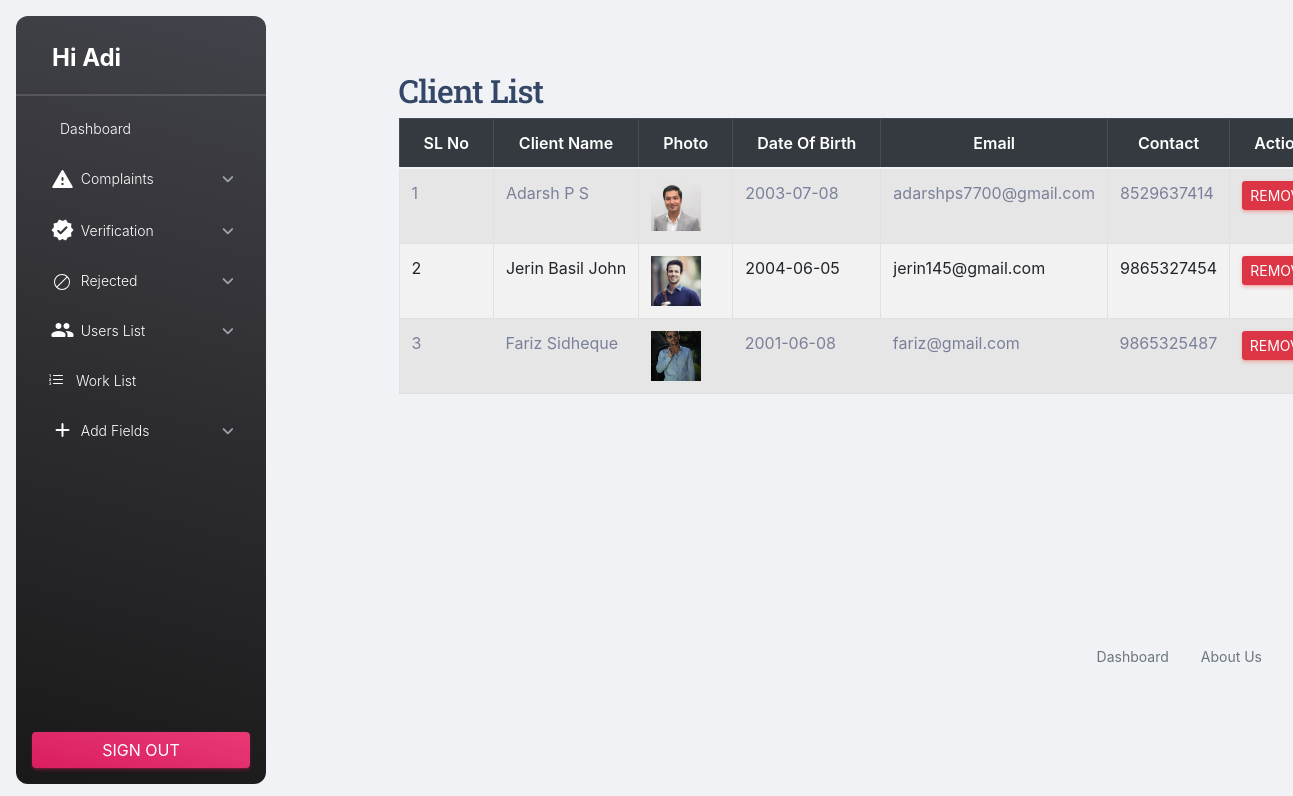
Before: /Admin/Clientlist.php (signed in) with the older database file.
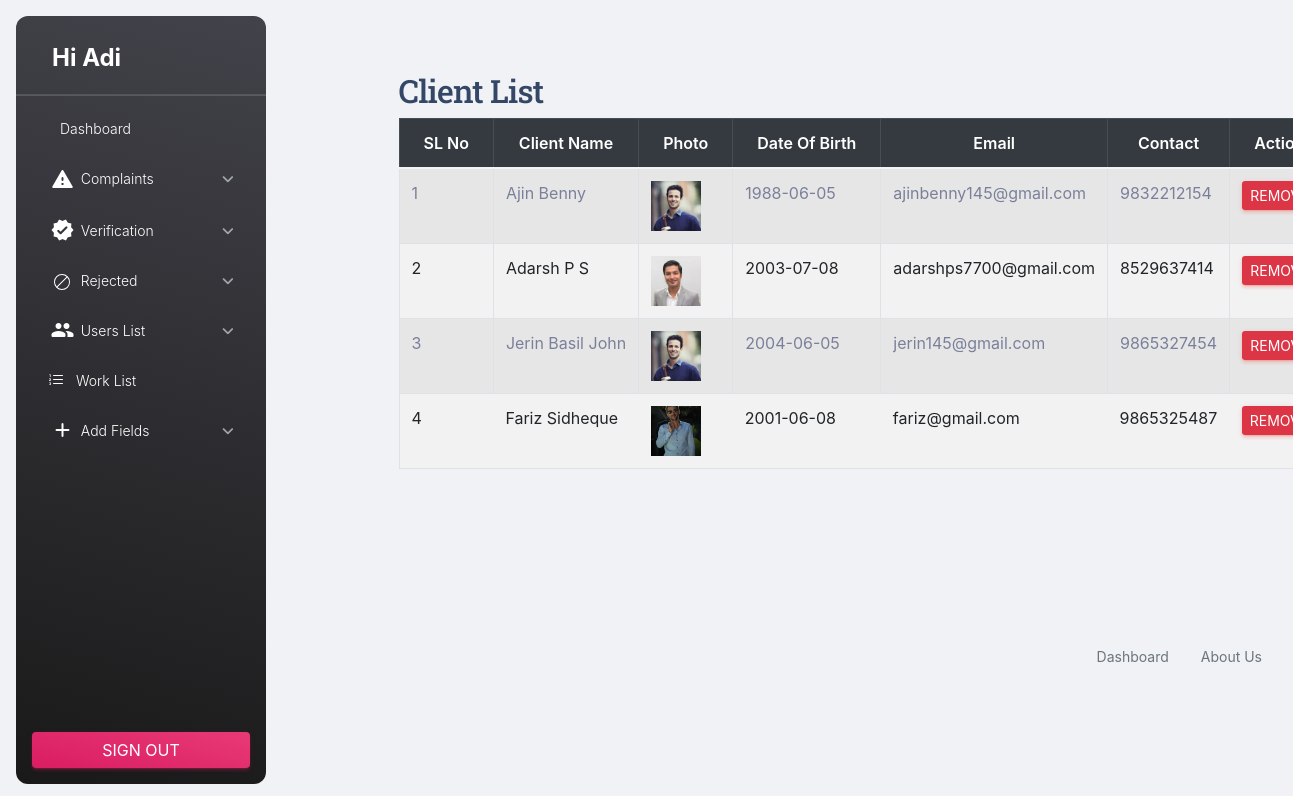
After: the same page with the newer database file.
### tables this page shows
CREATE TABLE `tbl_client` (
  `client_id` int(11) NOT NULL,
  `client_name` varchar(50) NOT NULL,
  `client_email` varchar(50) NOT NULL,
  `place_id` int(11) NOT NULL,
  `client_address` varchar(100) NOT NULL,
  `client_photo` varchar(50) NOT NULL,
  `client_proof` varchar(50) NOT NULL,
  `client_password` varchar(50) NOT NULL,
  `client_dob` varchar(50) NOT NULL,
  `client_contact` varchar(50) NOT NULL,
  `client_status` int(11) NOT NULL,
  `client_gender` varchar(50) NOT NULL
);

### Admin/Clientlist.php (the view, shortened to what this page needs)
<?php
include('Header.php');
    ?>
<!DOCTYPE html PUBLIC "-//W3C//DTD XHTML 1.0 Transitional//EN" "http://www.w3.org/TR/xhtml1/DTD/xhtml1-transitional.dtd">
<html xmlns="http://www.w3.org/1999/xhtml">
<head>
<link rel="stylesheet" href="../Asset/Templates/Admin/assets/css/bootstrap.min.css">
</head>
<body>
  <div class="container mt-4">
  <h2> Client List</h2>
    <form id="frm_clientlist" name="frm_clientlist" method="post" action="">
      <table class="table table-bordered table-striped">
        <thead class="thead-dark">
          <tr>
            <th>SL No</th>
            <th>Client Name</th>
            <th>Photo</th>
            <th>Date of Birth</th>
            <th>Email</th>
            <th>Contact</th>
            <th>Action</th>
          </tr>
        </thead>
        <tbody>
          <?php
            $selqry = "SELECT * FROM tbl_client WHERE client_status='1'";
            $client = $con->query($selqry);
            $i = 0;
            while ($data = $client->fetch_assoc()) {
              $i++;
          ?>
          <tr>
            <td><?php echo $i ?></td>
            <td><?php echo $data['client_name'] ?></td>
            <td><img src="../Asset/Files/Client/Photo/<?php echo $data['client_photo'] ?>" class="profile-photo" alt="Profile Photo"/></td>
            <td><?php echo $data['client_dob'] ?></td>
            <td><?php echo $data['client_email'] ?></td>
            <td><?php echo $data['client_contact'] ?></td>
            <td> <a href="Clientlist.php?rem=<?php echo $data['client_id'] ?>" class="btn btn-danger btn-sm">Remove</a></td>
          </tr>
          <?php } ?>
        </tbody>
      </table>
    </form>
  </div>
</body>
<?php
include('Footer.php');
?>
</html>

Changed rows visible on the page:
now on this page (row edited): tbl_client: client_name "Ajin Benny", client_photo (picture), client_dob "1988-06-05", client_email "ajinbenny145@gmail.com", client_contact "9832212154"
